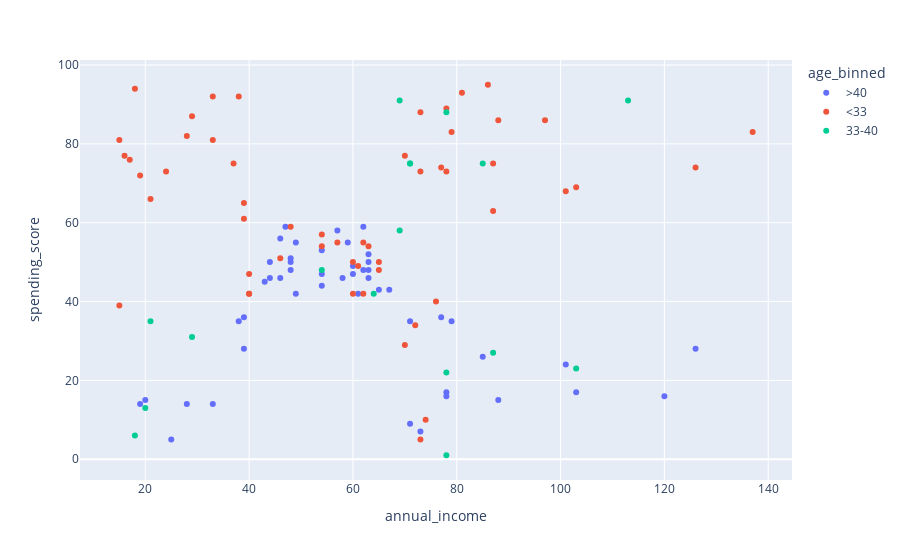

Notebook source saved alongside this figure:
### Code cell
fig = px.scatter(train, x="annual_income", y="spending_score",color="age_binned")
fig.show()

### Figure 1 — Plotly figure (JSON) as saved in the notebook; plotly's stock layout.template omitted (floating-point values rounded to 4 significant figures)
{"data": [{"hovertemplate": "age_binned=>40<br>annual_income=%{x}<br>spending_score=%{y}<extra></extra>", "legendgroup": ">40", "marker": {"color": "#636efa", "symbol": "circle"}, "mode": "markers", "name": ">40", "orientation": "v", "showlegend": true, "type": "scatter", "x": [47, 28, 73, 88, 54, 77, 54, 19, 61, 44, 39, 63, 71, 120, 49, 65, 63, 63, 46, 39, 85, 38, 78, 58, 78, 67, 126, 101, 43, 63, 59, 20, 33, 57, 60, 48, 46, 60, 54, 79, 103, 71, 48, 44, 62, 49, 48, 62, 25], "xaxis": "x", "y": [59, 14, 7, 15, 47, 36, 53, 14, 42, 46, 28, 48, 9, 16, 42, 43, 46, 52, 46, 36, 26, 35, 17, 46, 16, 43, 28, 24, 45, 50, 55, 15, 14, 58, 49, 50, 56, 47, 44, 35, 17, 35, 51, 50, 59, 55, 48, 48, 5], "yaxis": "y"}, {"hovertemplate": "age_binned=<33<br>annual_income=%{x}<br>spending_score=%{y}<extra></extra>", "legendgroup": "<33", "marker": {"color": "#EF553B", "symbol": "circle"}, "mode": "markers", "name": "<33", "orientation": "v", "showlegend": true, "type": "scatter", "x": [40, 65, 87, 33, 37, 62, 15, 21, 73, 60, 63, 78, 126, 97, 101, 39, 29, 73, 24, 54, 74, 72, 19, 70, 54, 103, 38, 57, 62, 79, 48, 60, 76, 33, 18, 70, 28, 77, 15, 39, 137, 40, 40, 16, 65, 17, 73, 81, 86, 46, 78, 87, 88, 61], "xaxis": "x", "y": [42, 50, 75, 81, 75, 55, 39, 66, 5, 50, 54, 89, 74, 86, 68, 65, 87, 88, 73, 57, 10, 34, 72, 77, 54, 69, 92, 55, 42, 83, 59, 42, 40, 92, 94, 29, 82, 74, 81, 61, 83, 47, 42, 77, 48, 76, 73, 93, 95, 51, 73, 63, 86, 49], "yaxis": "y"}, {"hovertemplate": "age_binned=33-40<br>annual_income=%{x}<br>spending_score=%{y}<extra></extra>", "legendgroup": "33-40", "marker": {"color": "#00cc96", "symbol": "circle"}, "mode": "markers", "name": "33-40", "orientation": "v", "showlegend": true, "type": "scatter", "x": [69, 18, 71, 87, 113, 21, 78, 103, 29, 71, 54, 64, 69, 85, 78, 20, 78], "xaxis": "x", "y": [91, 6, 75, 27, 91, 35, 88, 23, 31, 75, 48, 42, 58, 75, 1, 13, 22], "yaxis": "y"}], "layout": {"legend": {"title": {"text": "age_binned"}, "tracegroupgap": 0}, "margin": {"t": 60}, "xaxis": {"anchor": "y", "domain": [0, 1], "title": {"text": "annual_income"}}, "yaxis": {"anchor": "x", "domain": [0, 1], "title": {"text": "spending_score"}}}}
